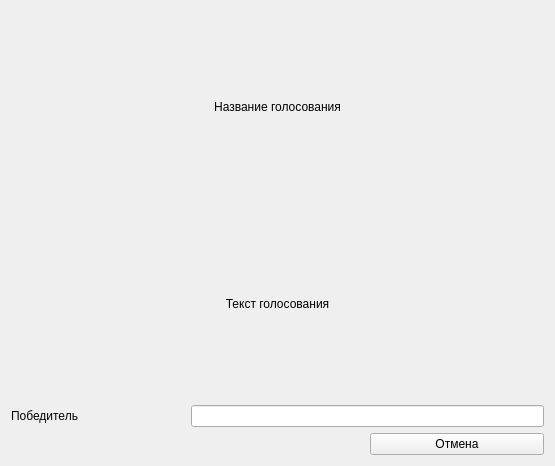
<?xml version="1.0" encoding="UTF-8"?>
<ui version="4.0">
 <class>Form</class>
 <widget class="QWidget" name="Form">
  <property name="geometry">
   <rect>
    <x>0</x>
    <y>0</y>
    <width>555</width>
    <height>466</height>
   </rect>
  </property>
  <property name="windowTitle">
   <string>Form</string>
  </property>
  <layout class="QGridLayout" name="gridLayout">
   <item row="0" column="0" colspan="3">
    <widget class="QLabel" name="vote_name_label">
     <property name="text">
      <string>Название голосования</string>
     </property>
     <property name="alignment">
      <set>Qt::AlignCenter</set>
     </property>
    </widget>
   </item>
   <item row="1" column="0" colspan="3">
    <widget class="QLabel" name="vote_text_label">
     <property name="text">
      <string>Текст голосования</string>
     </property>
     <property name="alignment">
      <set>Qt::AlignCenter</set>
     </property>
    </widget>
   </item>
   <item row="2" column="0" colspan="3">
    <layout class="QVBoxLayout" name="vars"/>
   </item>
   <item row="3" column="0">
    <widget class="QLabel" name="label">
     <property name="text">
      <string>Победитель</string>
     </property>
    </widget>
   </item>
   <item row="3" column="1" colspan="2">
    <widget class="QLineEdit" name="winner_lineEdit"/>
   </item>
   <item row="4" column="2">
    <widget class="QPushButton" name="cancel_button">
     <property name="text">
      <string>Отмена</string>
     </property>
     <property name="checkable">
      <bool>true</bool>
     </property>
    </widget>
   </item>
  </layout>
 </widget>
 <resources/>
 <connections/>
</ui>
